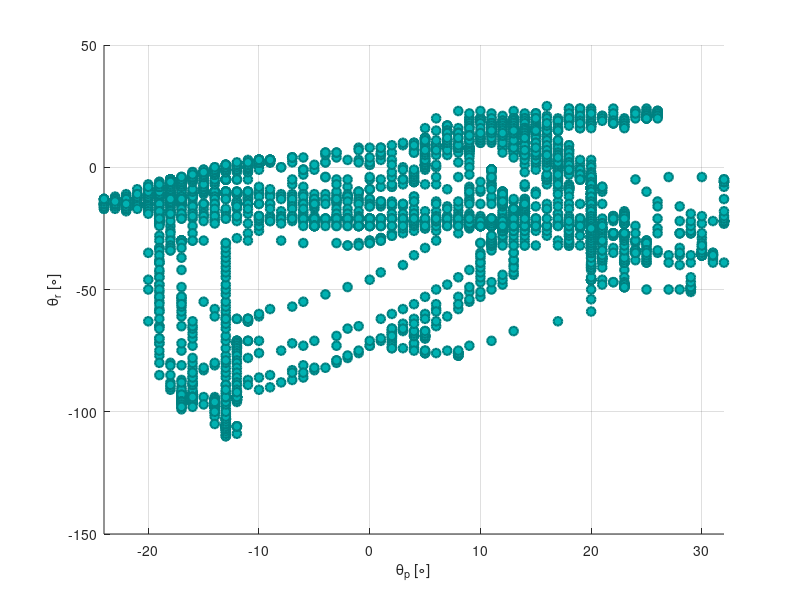

Write MATLAB code to recreate this figure. (Note: this script raises an error after producing the figure.)
clear variables
type rangeofmotion.txt
fileID = fopen('rangeofmotion.txt','r');
formatSpec = '%f %f';
sizeA = [3 Inf]
A = fscanf(fileID,formatSpec,sizeA)
parameters = A'

time = (parameters(:,1)+32457)/543.4083;
pitch = parameters(:,2);
roll = parameters(:,3) ;

for i = 1:1:size(time,1)
    if time(i) >= 80 
        rollp(i) = roll(i);
        timep(i) = time(i);
        pitchp(i) = pitch(i);
    end

end
sz = 40;
figure(1)
hold on
scatter(pitch,roll, sz,'MarkerEdgeColor',[0 .5 .5], 'MarkerFaceColor',[0 .7 .7],'LineWidth',1.5)
grid on;
xlabel('\theta_p [\circ]'), ylabel('\theta_r [\circ]')
xlim tight ;
fontsize(gcf,scale=1.7)
ylim tight
title('Optimised Neck Mechanism Configuration Range of Motion')
hold off


figure(2)
hold on
plot(time,roll,'r-',time, pitch, 'b-', 'Linewidth', 1)
grid on;
xlim tight ;
fontsize(gcf,scale=1.7)
ylim tight
xlabel('time [s]'), ylabel('Angle [\circ]')
title('Optimised Neck Mechanism Configuration Range of Motion')
legend('Roll', 'Pitch')
hold off